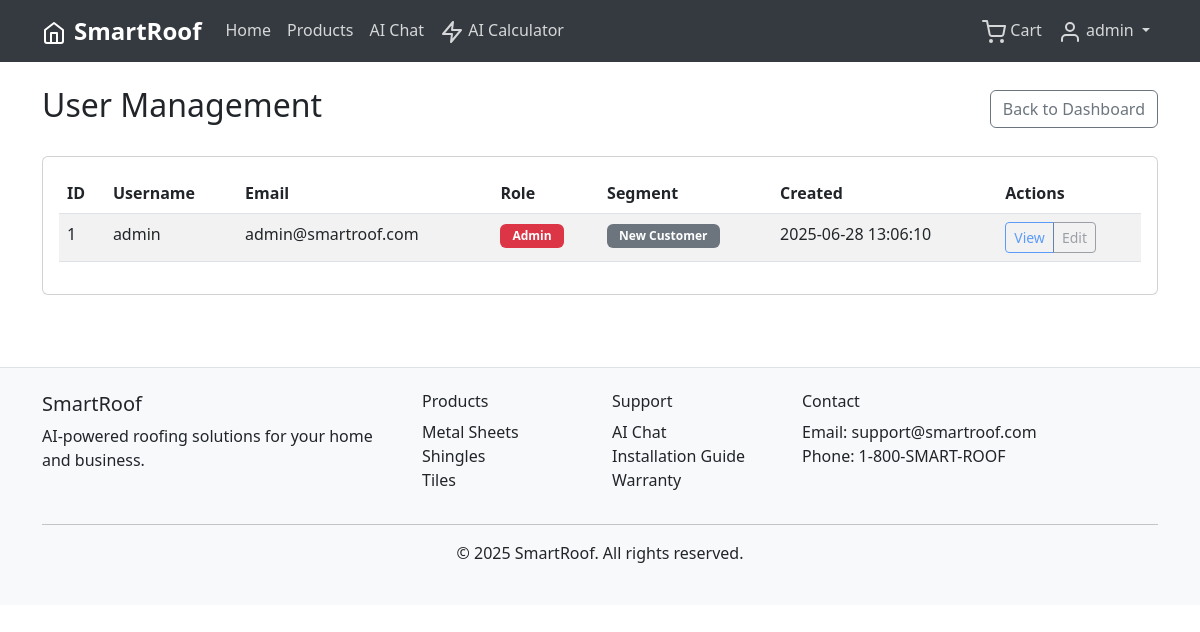
Before: /admin/users (signed in) with the older database file.
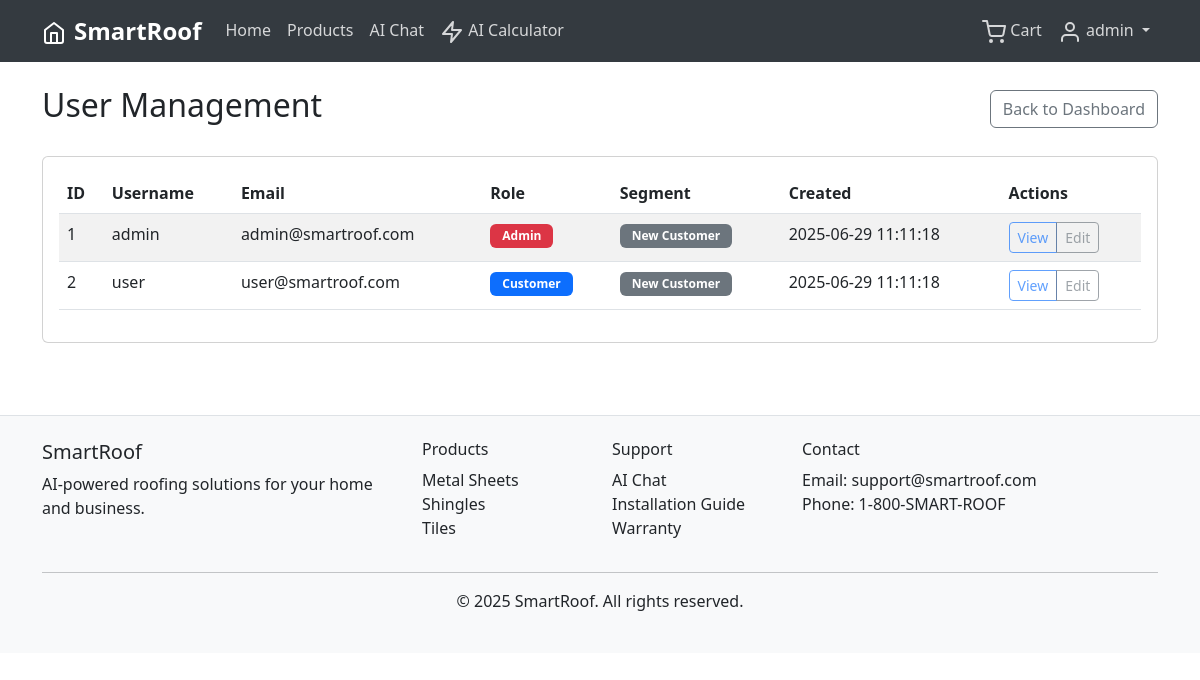
After: the same page with the newer database file.
### tables this page shows
CREATE TABLE users (
            id INTEGER PRIMARY KEY AUTOINCREMENT,
            username TEXT UNIQUE NOT NULL,
            email TEXT UNIQUE NOT NULL,
            password_hash TEXT NOT NULL,
            is_admin BOOLEAN DEFAULT FALSE,
            created_at TIMESTAMP DEFAULT CURRENT_TIMESTAMP
        );

### routes.py (the view)
@app.route('/admin/users')
@login_required
def admin_users():
    if not current_user.is_admin:
        flash('Access denied', 'error')
        return redirect(url_for('index'))
    conn = get_db_connection()
    users_data = conn.execute('SELECT * FROM users').fetchall()
    conn.close()
    users = {}
    for user_data in users_data:
        users[user_data['id']] = User(
            user_data['id'], user_data['username'], user_data['email'],
            user_data['password_hash'], user_data['is_admin'], user_data['created_at']
        )
    return render_template('admin/users.html', users=users, segments={})

### app.py (called while the page is built)
@login_manager.user_loader
def load_user(user_id):
    from models import User
    return User.get(int(user_id))

### database.py (called while the page is built)
def get_db_connection():
    conn = sqlite3.connect(DATABASE_PATH)
    conn.row_factory = sqlite3.Row
    return conn

### models.py (called while the page is built)
    @staticmethod
    def get(user_id):
        conn = get_db_connection()
        user = conn.execute('SELECT * FROM users WHERE id = ?', (user_id,)).fetchone()
        conn.close()
        if user:
            return User(user['id'], user['username'], user['email'],
                       user['password_hash'], user['is_admin'], user['created_at'])
        return None

### templates/admin/users.html (shortened to what this page needs)
{% extends "base.html" %}
{% block content %}
<div class="container py-4">
    <div class="d-flex justify-content-between align-items-center mb-4">
        <h2>User Management</h2>
        <a href="{{ url_for('admin_dashboard') }}" class="btn btn-outline-secondary">Back to Dashboard</a>
    </div>
    <div class="card">
        <div class="card-body">
            <div class="table-responsive">
                <table class="table table-striped">
                    <thead>
                        <tr>
                            <th>ID</th>
                            <th>Username</th>
                            <th>Email</th>
                            <th>Role</th>
                            <th>Segment</th>
                            <th>Created</th>
                            <th>Actions</th>
                        </tr>
                    </thead>
                    <tbody>
                        {% for user in users.values() %}
                        <tr>
                            <td>{{ user.id }}</td>
                            <td>{{ user.username }}</td>
                            <td>{{ user.email }}</td>
                            <td>
                                <span class="badge bg-{% if user.is_admin %}danger{% else %}primary{% endif %}">
                                    {% if user.is_admin %}Admin{% else %}Customer{% endif %}
                                </span>
                            </td>
                            <td>
                                {% if user.id in segments %}
                                    <span class="badge bg-info">{{ segments[user.id] }}</span>
                                {% else %}
                                    <span class="badge bg-secondary">New Customer</span>
                                {% endif %}
                            </td>
                            <td>{{ user.created_at }}</td>
                            <td>
                                <div class="btn-group btn-group-sm">
                                    <button class="btn btn-outline-primary" disabled>View</button>
                                    <button class="btn btn-outline-secondary" disabled>Edit</button>
                                </div>
                            </td>
                        </tr>
                        {% endfor %}
                    </tbody>
                </table>
            </div>
        </div>
    </div>
</div>
{% endblock %}

### templates/base.html (shortened to what this page needs)
<!DOCTYPE html>
<html lang="en" data-bs-theme="light">
<head>
    <link href="https://cdn.jsdelivr.net/npm/bootstrap@5.3.0/dist/css/bootstrap.min.css" rel="stylesheet">
    <link rel="stylesheet" href="{{ url_for('static', filename='css/style.css') }}">
</head>
<body>
    <nav class="navbar navbar-expand-lg navbar-dark">
        <div class="container">
            <a class="navbar-brand fw-bold" href="{{ url_for('index') }}">
                <i data-feather="home" class="me-2"></i>SmartRoof
            </a>
            <div class="collapse navbar-collapse" id="navbarNav">
                <ul class="navbar-nav me-auto">
                    <li class="nav-item">
                        <a class="nav-link" href="{{ url_for('index') }}">Home</a>
                    </li>
                    <li class="nav-item">
                        <a class="nav-link" href="{{ url_for('products') }}">Products</a>
                    </li>
                    <li class="nav-item">
                        <a class="nav-link" href="{{ url_for('chat') }}">AI Chat</a>
                    </li>
                    <li class="nav-item">
                        <a class="nav-link" href="{{ url_for('ai_calculator_page') }}">
                            <i data-feather="zap"></i> AI Calculator
                        </a>
                    </li>
                </ul>
                <ul class="navbar-nav">
                    {% if current_user.is_authenticated %}
                        <li class="nav-item">
                            <a class="nav-link position-relative" href="{{ url_for('cart') }}">
                                <i data-feather="shopping-cart"></i> Cart
                            </a>
                        </li>
                        <li class="nav-item dropdown">
                            <a class="nav-link dropdown-toggle" href="#" id="navbarDropdown" role="button" data-bs-toggle="dropdown">
                                <i data-feather="user"></i> {{ current_user.username }}
                            </a>
                        </li>
                    {% endif %}
                </ul>
            </div>
        </div>
    </nav>
    <main>
        {% block content %}{% endblock %}
    </main>
    <footer class="bg-light text-dark py-4 mt-5 border-top">
        <div class="container">
            <div class="row">
                <div class="col-md-4">
                    <h5>SmartRoof</h5>
                    <p>AI-powered roofing solutions for your home and business.</p>
                </div>
                <div class="col-md-2">
                    <h6>Products</h6>
                    <ul class="list-unstyled">
                        <li><a href="{{ url_for('products', category='Metal Sheets') }}" class="text-dark">Metal Sheets</a></li>
                        <li><a href="{{ url_for('products', category='Shingles') }}" class="text-dark">Shingles</a></li>
                        <li><a href="{{ url_for('products', category='Tiles') }}" class="text-dark">Tiles</a></li>
                    </ul>
                </div>
                <div class="col-md-2">
                    <h6>Support</h6>
                    <ul class="list-unstyled">
                        <li><a href="{{ url_for('chat') }}" class="text-dark">AI Chat</a></li>
                        <li><a href="#" class="text-dark">Installation Guide</a></li>
                        <li><a href="#" class="text-dark">Warranty</a></li>
                    </ul>
                </div>
                <div class="col-md-4">
                    <h6>Contact</h6>
                    <p>Email: support@smartroof.com<br>Phone: 1-800-SMART-ROOF</p>
                </div>
            </div>
            <hr>
            <div class="text-center">
                <p>&copy; 2025 SmartRoof. All rights reserved.</p>
            </div>
        </div>
    </footer>
</body>
</html>

### static/css/style.css (style rules this page uses)
.navbar { background-color: #343a40 !important; }
.navbar-brand { font-size: 1.5rem; font-weight: 700; color: white !important; }
.navbar-nav .nav-link { color: rgba(255, 255, 255, 0.8) !important; font-weight: 500; }
.card { transition: transform 0.2s ease-in-out; }
.btn { transition: all 0.2s ease-in-out; }
footer { margin-top: auto; }
footer a { text-decoration: none; transition: color 0.2s ease-in-out; }
.badge { font-size: 0.75rem; padding: 0.375rem 0.75rem; }
.table-responsive { border-radius: 0.5rem; }

Changed rows visible on the page:
changed users "admin": created_at "2025-06-28 13:06:10" → "2025-06-29 11:11:18"
added users: id "2", username "user", email "user@smartroof.com", is_admin "Customer", shows "New Customer", created_at "2025-06-29 11:11:18"
